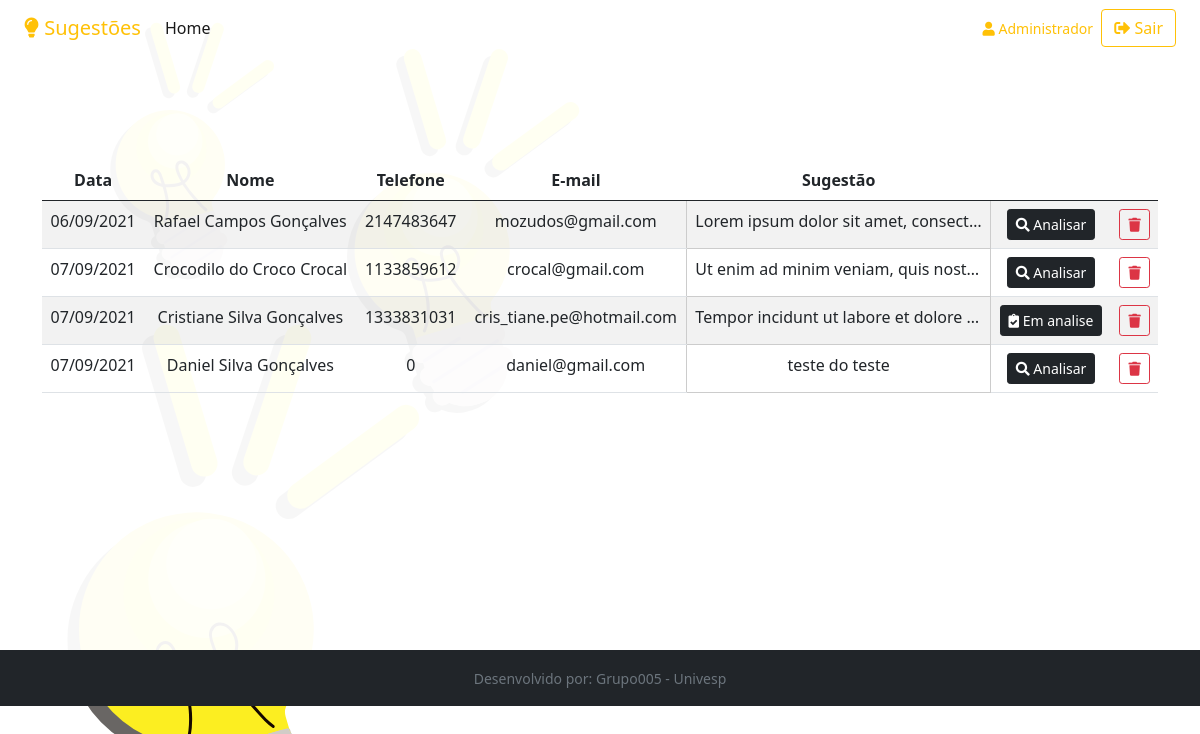
Screenshot of /professor.php (signed in) with the database file from the repository.
### tables this page shows
CREATE TABLE `tb_sugestoes` (
  `id` int(11) NOT NULL AUTO_INCREMENT,
  `data` date NOT NULL,
  `nome` varchar(60) NOT NULL,
  `telefone` int(11) DEFAULT NULL,
  `email` varchar(60) NOT NULL,
  `sugestao` text NOT NULL,
  `analise` tinyint(4) NOT NULL DEFAULT 0,
  PRIMARY KEY (`id`)
);

### professor.php (the view, shortened to what this page needs)
<?php
if($_SESSION["name"]){
require_once "connect.php";
$rs = $con->query("select * from tb_sugestoes");
?>
<!doctype html>
<html lang="pt-br">
  <head>
    <link href="bootstrap-5.1.0-dist/css/bootstrap.min.css" rel="stylesheet" >
    <link rel="stylesheet" href="fontawesome/css/all.css">
    <link rel="stylesheet" href="style.css">
  </head>
  <body>
    <div class="container-fluid main pb-5">
        <nav class="navbar navbar-expand-lg navbar-light">
            <div class="container-fluid">
            <a class="navbar-brand text-warning" href="#"><i class="fas fa-lightbulb"></i> Sugestões</a>
                <div class="collapse navbar-collapse" id="navbarSupportedContent">
                <ul class="navbar-nav me-auto mb-2 mb-lg-0">
                    <li class="nav-item">
                    <a class="nav-link active" aria-current="page" href="index.php">Home</a>
                    </li>
                </ul>
                  <small class="text-warning"><i class="fas fa-user"></i> <?=$_SESSION["name"]?></small>&nbsp;&nbsp;
                  <a href="logout.php" class="btn btn-outline-warning" type="button"><i class="fas fa-sign-out-alt"></i> Sair </a>
                </div>
            </div>
        </nav>
        <div class="container text-center">
            <div class="apresentacao">
                <h1 class="py-5"></h1>
            </div>
            <table class="table table-striped">
              <thead>
                <tr>
                  <th scope="col">Data</th>
                  <th scope="col">Nome</th>
                  <th scope="col">Telefone</th>
                  <th scope="col">E-mail</th>
                  <th scope="col">Sugestão</th>
                  <th scope="col" colspan="2"></th>
                </tr>
              </thead>
              <tbody>
			 	<?php
					while($row = $rs->fetch(PDO::FETCH_OBJ)){
					$data = implode("/",array_reverse(explode("-",$row->data)));
				?>
					<tr>
					<td id="data<?=$row->id?>"><?=$data?></td>
					<td id="nome<?=$row->id?>"><?=$row->nome?></td>
					<td id="telefone<?=$row->id?>"><?=$row->telefone; $tel = $row->telefone?></td>
					<td id="email<?=$row->id?>"><?=$row->email?></td>
					<td class="sugestao" id="sugestao<?=$row->id?>"><?=$row->sugestao?></td>
					<td><button type="button" class="btn btn-dark btn-sm btnaction" data-bs-toggle="modal" data-bs-target="#exampleModal" data-bs-whatever="@mdo" data-id="<?=$row->id?>" data-function="analisar"><?= $row->analise == 0 ? '<i class="fas fa-search"></i> Analisar' : '<i class="fas fa-clipboard-check"></i> Em analise' ;?></button></td>
					<td><button type="button" class="btn btn-outline-danger btn-sm btnexcluir" data-bs-toggle="modal" data-bs-target="#modalExcluir" data-id="<?=$row->id?>" data-function="excluir"><i class="fas fa-trash"></i></button></td>
					</tr>
				<?php }?>
              </tbody>
            </table>
        </div>
    </div>
    <div class='bg-dark py-3'>
        <div class="container text-center">
            <small class="text-secondary" id="sugestao">Desenvolvido por: Grupo005 - Univesp</small>
        </div>
    </div>
  </body>
</html>
<?php
}else{
  header('Location: index.php');
}
?>

### style.css (style rules this page uses)
body { background-image: url("./img/lampada.svg"); background-repeat: no-repeat; }
.main { height: 650px; background-color: rgba(255,255,255,0.95); }
.apresentacao { font-family: 'Hina Mincho', serif; }
.sugestao { max-width: 300px; font-size: 20dp; white-space: nowrap; overflow: hidden; text-overflow: ellipsis; border: 1px solid #ccc; }

### rows the page displays
tb_sugestoes: data "06/09/2021", nome "Rafael Campos Gonçalves", telefone "2147483647", email "mozudos@gmail.com", sugestao "Lorem ipsum dolor sit amet, consect…", analise 0 (drawn)
tb_sugestoes: data "07/09/2021", nome "Crocodilo do Croco Crocal", telefone "1133859612", email "crocal@gmail.com", sugestao "Ut enim ad minim veniam, quis nost…", analise 0 (drawn)
tb_sugestoes: data "07/09/2021", nome "Cristiane Silva Gonçalves", telefone "1333831031", email "cris_tiane.pe@hotmail.com", sugestao "Tempor incidunt ut labore et dolore…", analise 1 (drawn)
tb_sugestoes: data "07/09/2021", nome "Daniel Silva Gonçalves", telefone "0", email "daniel@gmail.com", sugestao "teste do teste", analise 0 (drawn)

### other values shown
$_SESSION["name"] "Administrador"
